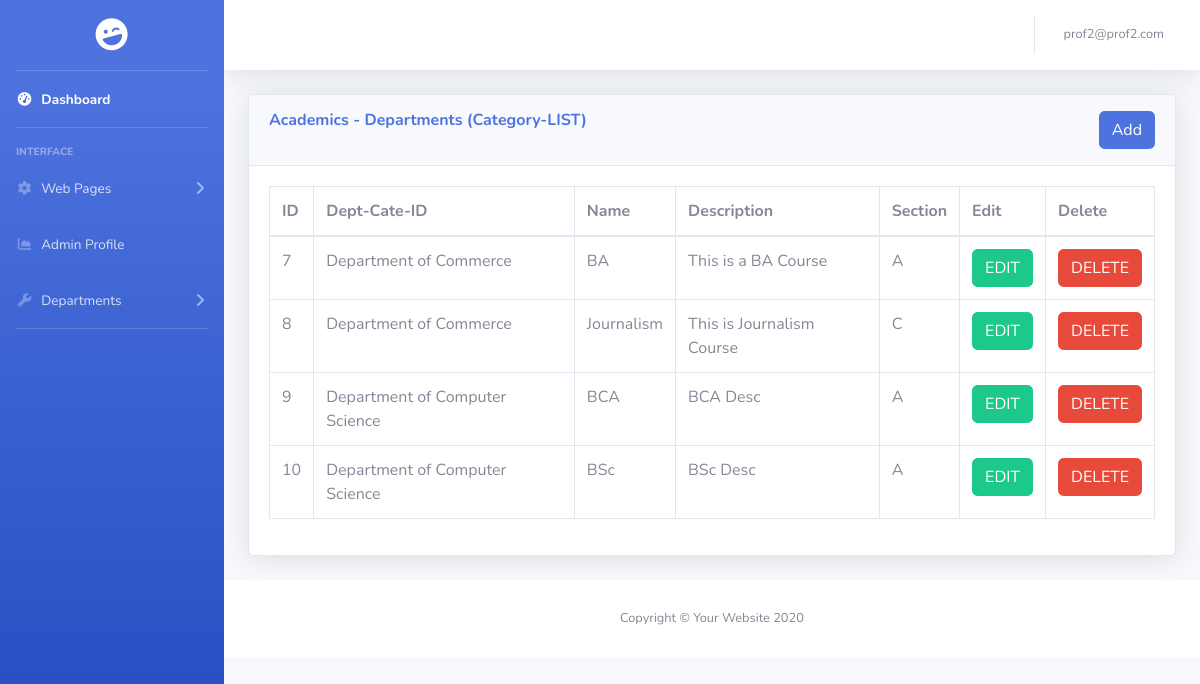
/admin/departments_list.php (signed in), run on the app's committed database.
### tables this page shows
CREATE TABLE `dept_category_list` (
  `id` int(11) NOT NULL,
  `dept_cate_id` int(11) NOT NULL,
  `name` varchar(100) NOT NULL,
  `description` varchar(191) NOT NULL,
  `section` varchar(100) NOT NULL
);

CREATE TABLE `dept_category` (
  `id` int(11) NOT NULL,
  `name` varchar(100) NOT NULL,
  `description` varchar(100) NOT NULL,
  `image` varchar(100) NOT NULL
);

### admin/departments_list.php (the view, shortened to what this page needs)
<?php
include 'includes/header.php';
include 'includes/navbar.php';
?>
        <?php
            $department = "SELECT * FROM dept_category";
            $dept_run = mysqli_query($connection, $department);
        ?>
<div class="container-fluid">
<div class="card shadow mb-4">
  <div class="card-header py-3">
    <h6 class="m-0 font-weight-bold text-primary"> Academics - Departments (Category-LIST)
        <button type="button" class="btn btn-primary float-right" data-toggle="modal" data-target="#deptListModal">
				Add
		</button>
    </h6>
  </div>
  <div class="card-body">
    <div class="table-responsive">
    <?php
        $query = "SELECT * FROM dept_category_list";
        $query_run = mysqli_query($connection, $query);
    ?>
      <table class="table table-bordered" id="dataTable" width="100%" cellspacing="0">
        <thead>
            <tr>
                <th>ID</th>
                <th>Dept-Cate-ID</th>
                <th>Name</th>
                <th>Description</th>
                <th>Section</th>
                <th>Edit</th>
                <th>Delete</th>
            </tr>
        </thead>
        <tbody>
            <?php
            if(mysqli_num_rows($query_run) > 0) {
                while ($row = mysqli_fetch_assoc($query_run)) {
                    $dept_cate_id = $row['dept_cate_id'];
                    $dept_cate = "SELECT * FROM dept_category WHERE id='$dept_cate_id' ";
                    $dept_cate_run = mysqli_query($connection, $dept_cate);
            ?>
            <tr>
                <td><?php echo $row['id']; ?></td>
                <td><?php foreach ($dept_cate_run as $dept_row) {
                                echo $dept_row['name'];
                          }
                    ?>
                </td>
                <td><?php echo $row['name']; ?></td>
                <td><?php echo $row['description']; ?></td>
                <td><?php echo $row['section']; ?></td>
                <td>
                    <form action="departments_list_edit.php" method="POST">
                        <button type="submit" name="edit_btn" class="btn btn-success"> EDIT</button>
                    </form>
                </td>
                <td>
                    <form action="db/code_departments_list.php" method="POST">
                        <button type="submit" name="delete_btn" class="btn btn-danger"> DELETE</button>
                    </form>
                </td>
            </tr>
            <?php
                }
            } else {
                echo "No Record Found";
            }
            ?>
        </tbody>
      </table>
    </div>
  </div>
</div>
</div>
<?php
include 'includes/footer.php';
?>

### data on the page
dept_category_list: id "7", name "BA", description "This is a BA Course", section "A"
dept_category: name "Department of Commerce"
dept_category_list: id "8", name "Journalism", description "This is Journalism Course", section "C"
dept_category_list: id "9", name "BCA", description "BCA Desc", section "A"
dept_category: name "Department of Computer Science"
dept_category_list: id "10", name "BSc", description "BSc Desc", section "A"

### other printed values
$_SESSION['username'] "prof2@prof2.com"
